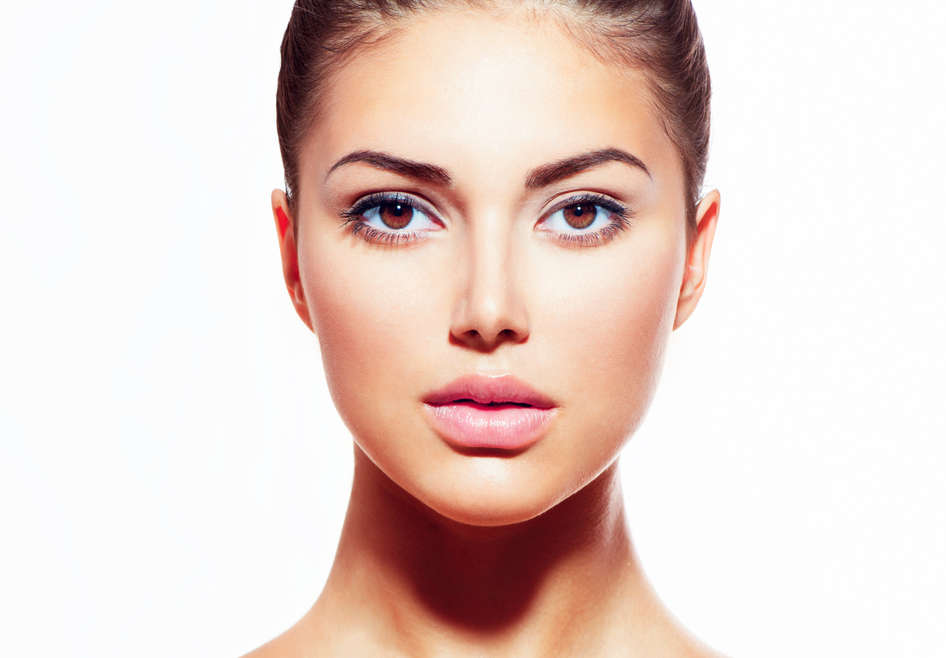
#> input picture image.jpg, 946 x 658 px, found by its file name; its folder holds only this picture in this run
$ python -i ImageProcess.py   (imports and definitions only)
#> lines starting #> are read from the running program, lines starting #| are printed output that depends on the picture; after the words box and inside, x2 and y2 are one past the last pixel; in counts of white or black regions, pixels touching at a corner belong together
import cv2
import os
import os.path


def get_face_cascade(cascade='haarcascade_frontalface_default.xml'):
    return os.path.join(cv2.data.haarcascades, cascade)

def get_eye_cascade(cascade='haarcascade_eye.xml'):
    return os.path.join(cv2.data.haarcascades, cascade)

def mainfunc(filename):
    eye_counter = 0
    face_cascade = cv2.CascadeClassifier(get_face_cascade())
    eye_cascade = cv2.CascadeClassifier(get_eye_cascade())

    img = cv2.imread(os.path.join('C:/Users/gayathri_sri_mamidib/Desktop/Hackathons/Eye Doctor/Sample/uploaded/image', filename))
#> img is the input picture: shape (658, 946, 3); mean B, G, R 207.7, 214.1, 233.1
    #img = cv2.imread('C:/Users/Abigail_Gracias/Documents/Sample/uploaded/image/image.jpg')
    print("IMAGE READ")

    #make picture gray
    gray = cv2.cvtColor(img, cv2.COLOR_BGR2GRAY)
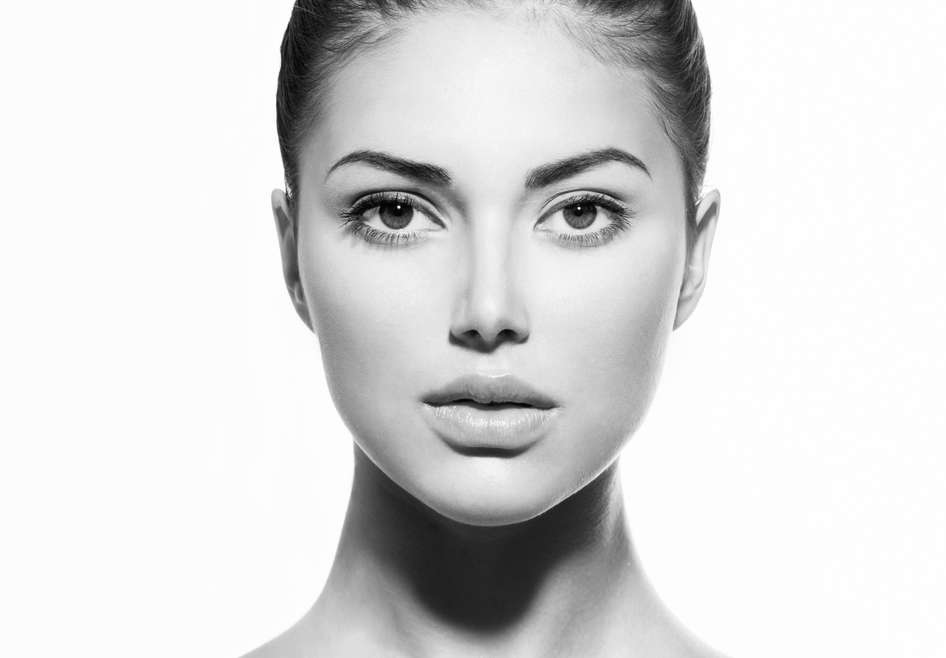
#> gray: shape (658, 946); min 1, max 255, mean 219
    faces = face_cascade.detectMultiScale(gray, 1.3, 5)
#> faces = [[266, 32, 456, 456]]

    for (x,y,w,h) in faces:
        cv2.rectangle(img,(x,y),(x+w,y+h),(0,255,0),2)
        roi_gray = gray[y:y+h, x:x+w]
        roi_color = img[y:y+h, x:x+w]
        eyes = eye_cascade.detectMultiScale(roi_gray)
#> this loop made 1 pass
#> (x, y, w, h, eyes) on pass 1: (266, 32, 456, 456, [[260, 127, 106, 106], [67, 126, 108, 108]])
#> pass 1, in mainfunc, `roi_gray = gray[y:y+h, x:x+w]`:
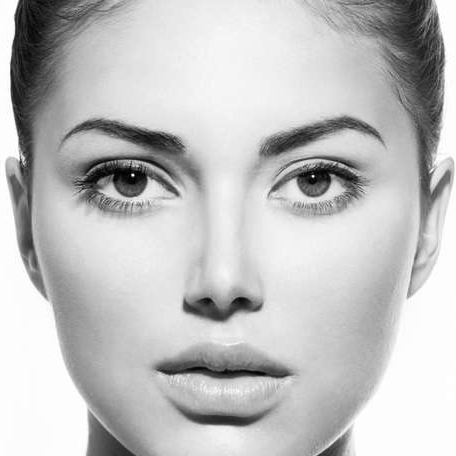
#> roi_gray: shape (456, 456); min 1, max 255, mean 193.1
#> pass 1, in mainfunc, `roi_color = img[y:y+h, x:x+w]`:
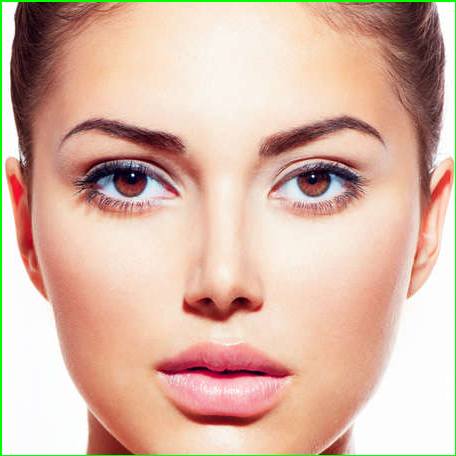
#> roi_color: shape (456, 456, 3); mean B, G, R 167, 184.1, 217.8
#> after the loop:
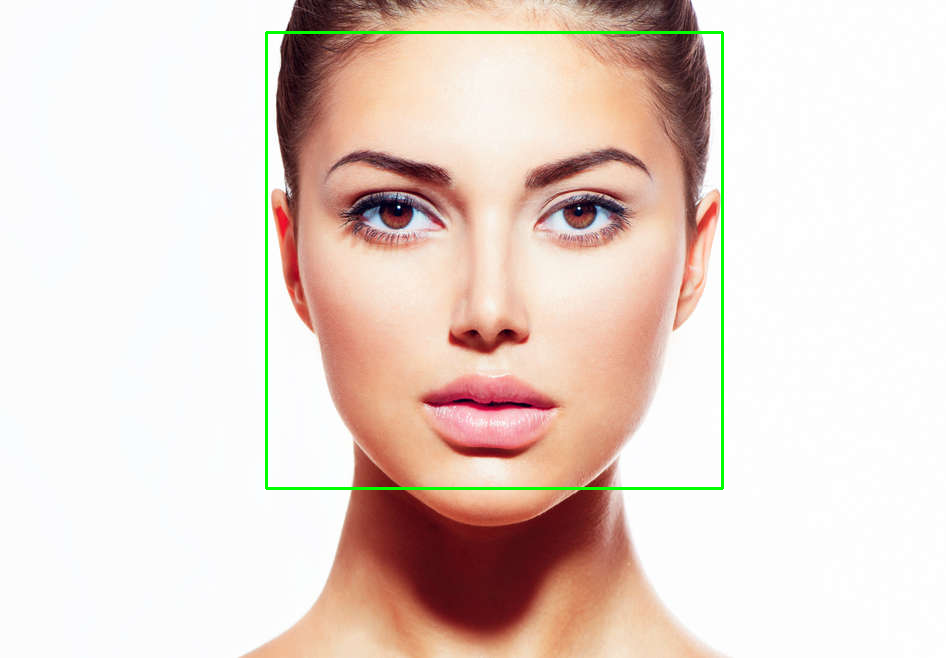
#> img: shape (658, 946, 3); 0.88% of pixels changed, all inside (x1, y1, x2, y2) = (265, 31, 724, 490)

    face_roi = cv2.resize(img,(500,500))
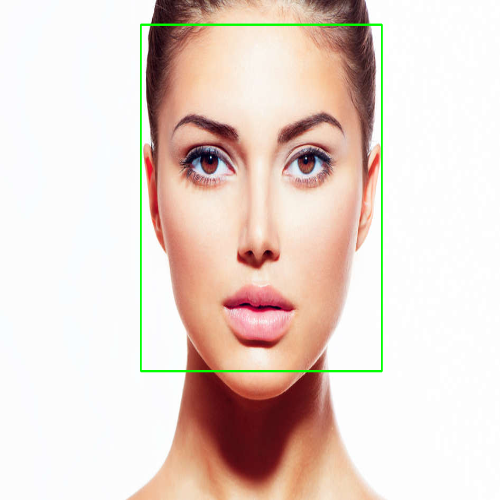
#> face_roi: shape (500, 500, 3); mean B, G, R 205.7, 214.4, 230.8
    cv2.imwrite(filename= r"C:\Users\gayathri_sri_mamidib\Desktop\Hackathons\Eye Doctor\Sample\uploaded\image\saved_img.jpg", img=face_roi)
    path = r'C:\Users\gayathri_sri_mamidib\Desktop\Hackathons\Eye Doctor\Sample\model\test\test'
#> (the run stopped early here; a loop or call above may not have finished)
